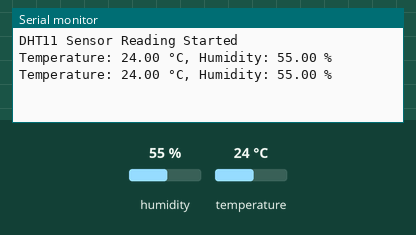
A sketch run on a simulated ESP8266 (NodeMCU). Shown: the last lines printed to the serial monitor. The inputs (shaded band) are chosen by the test bench; at power-on: humidity 55 %, temperature 24 °C.

Above: at 2.8 s.
2.9 s: humidity set to 22 %
At 5.2 s:
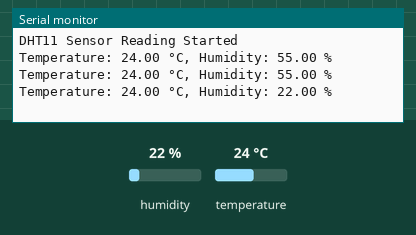
5.6 s: temperature set to 12 °C
At 7.6 s:
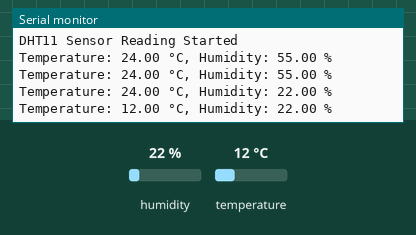
8.3 s: humidity set to 40 %
At 11.1 s:
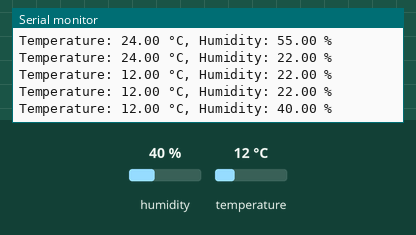
Timing chart, 0 to 12.6 s (numbered marks = the images above; inputs shaded):
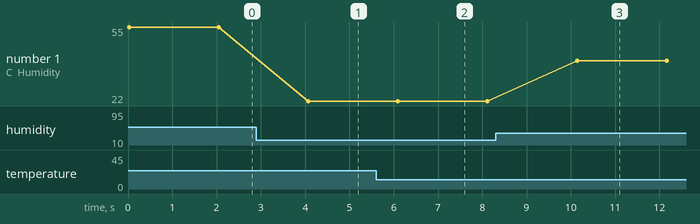

The sketch:

DHT11_sensor_with_ESP8266.ino
```cpp
#include <ESP8266WiFi.h>   // Required for ESP8266 boards (even if not connecting to WiFi)
#include <DHT.h>

// DHT11 Sensor Configuration
#define DHTPIN D4       // DHT11 sensor data pin connected to NodeMCU D4 (GPIO2)
#define DHTTYPE DHT11   // Define sensor type as DHT11

DHT dht(DHTPIN, DHTTYPE);

void setup() {
  Serial.begin(115200);  // Start Serial Monitor with a baud rate of 115200
  dht.begin();           // Initialize the DHT sensor
  Serial.println("DHT11 Sensor Reading Started");
}

void loop() {
  // Read temperature in Celsius and humidity
  float temperature = dht.readTemperature();
  float humidity = dht.readHumidity();

  // Check if any reads failed and exit early (to try again).
  if (isnan(temperature) || isnan(humidity)) {
    Serial.println("Failed to read from DHT sensor!");
  } else {
    Serial.print("Temperature: ");
    Serial.print(temperature);
    Serial.print(" °C, Humidity: ");
    Serial.print(humidity);
    Serial.println(" %");
  }

  delay(2000); // Wait 2 seconds between measurements
}
```

Measured:
- after the input at 2.9 s, the serial monitor: prints a new line after 1.2 s (image 1)
- after the input at 5.6 s, the serial monitor: prints a new line after 0.49 s (image 2)
- after the input at 8.3 s, the serial monitor: prints a new line after 1.8 s (image 3)
- plotted number 1: 55 → 22 after the input at 2.9 s, 22 → 40 after the input at 8.3 s
